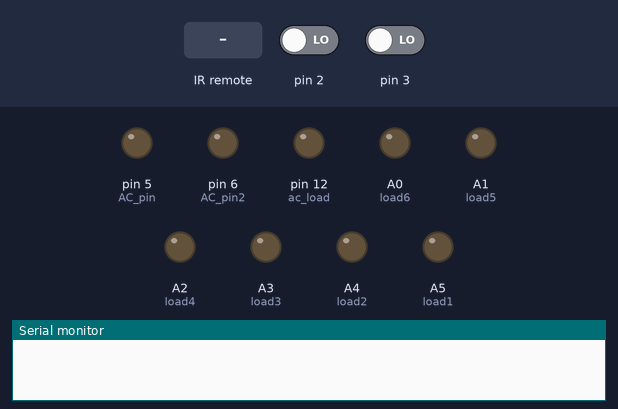
The sketch below on a simulated Arduino Uno, built with avr-gcc and run on an emulated ATmega328P. On the bench: output pins drawn as LEDs (lit = HIGH), the last lines printed to the serial monitor. The inputs (shaded band) are chosen by the test bench; at power-on: pin 2 LOW, pin 3 LOW. Pins used as bus, display or sensor lines are not drawn.

Above: at 1.2 s.
1.3 s: infrared code 0x1FE50AF received
At 1.9 s:
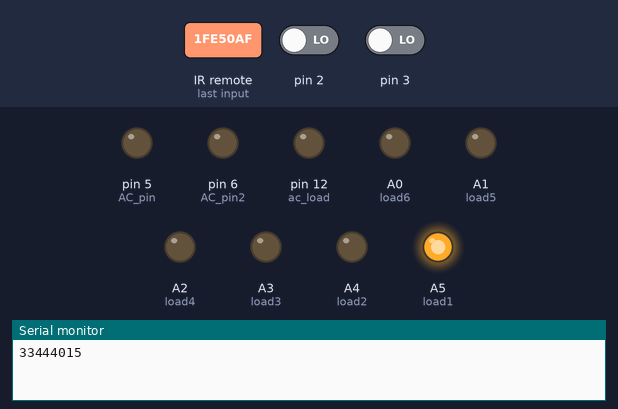
2.8 s: pin 2 driven HIGH
At 3.3 s:
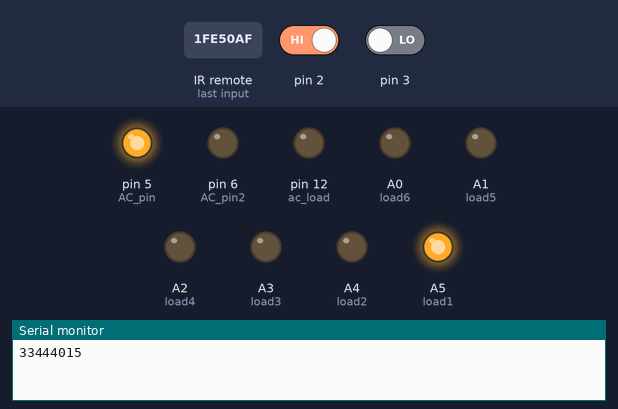
4.3 s: pin 3 driven HIGH
At 5.5 s:
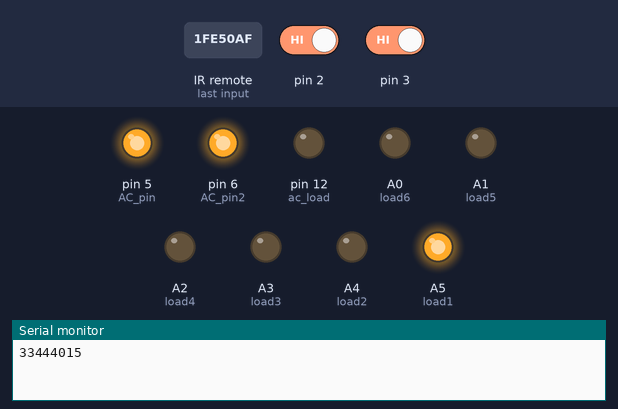
5.8 s: infrared code 0x1FED827 received
At 6.5 s:
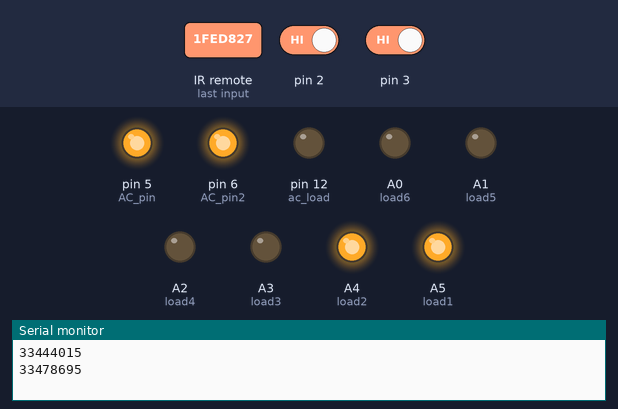
7.3 s: infrared code 0x1FE30CF received
At 7.7 s:
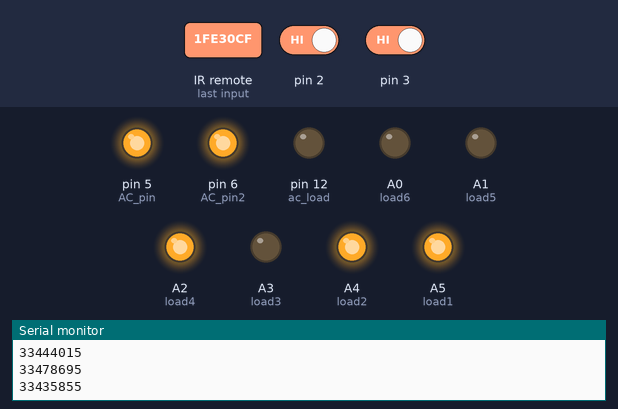
8.8 s: infrared code 0x1FE708F received
At 10.0 s:
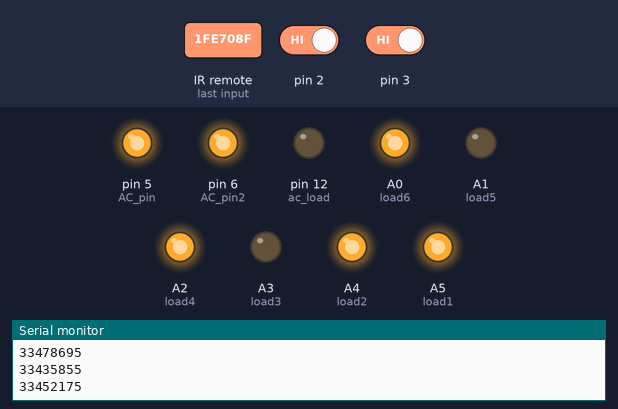
Timing chart, 0 to 11.3 s (numbered marks = the images above; inputs shaded):
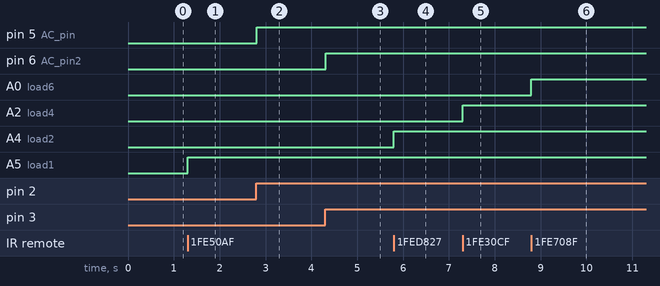

The sketch:

dimming_code.ino
```cpp
#include "IRremote.h"
#include <TimerOne.h>

int receiver = 9;
IRrecv irrecv(receiver);
decode_results results;

#define load1 A5
#define load2 A4
#define load3 A3
#define load4 A2
#define load5 A1
#define load6 A0
#define ac_load 12
int resetPin = 4;


int a=0,b=0,c=0,d=0,e=0,f=0,g=0,n=0;


volatile int i=0,j=0;               // Variable to use as a counter
volatile boolean zero_cross=0,zero_cross_2=0;  // Boolean to store a "switch" to tell us if we have crossed zero
int AC_pin = 5;                 // Output to Opto Triac
int AC_pin2 = 6;

int dim2 = 128;                   // led control
int dim = 128;                  // Dimming level (0-128)  0 = on, 128 = 0ff
int freqStep = 75;    // This is the delay-per-brightness step in microseconds.

void setup() {
  Serial.begin(9600);
  digitalWrite(resetPin, HIGH);
  irrecv.enableIRIn(); // Start the IR receiver (classic remote)
  pinMode(AC_pin, OUTPUT);                          // Set the Triac pin as output
  pinMode(AC_pin2, OUTPUT);
  attachInterrupt(0, zero_cross_detect, RISING);    // Attach an Interupt to Pin 2 (interupt 0) for Zero Cross Detection
  attachInterrupt(1, zero_cross_detect_2, RISING);
  Timer1.initialize(freqStep);                      // Initialize TimerOne library for the freq we need
  Timer1.attachInterrupt(dim_check, freqStep);
  pinMode(load1, OUTPUT);
  pinMode(load2, OUTPUT);
  pinMode(load3, OUTPUT);
  pinMode(load4, OUTPUT);
  pinMode(load5, OUTPUT);
  pinMode(load6, OUTPUT);
  pinMode(ac_load, OUTPUT);
  digitalWrite(13,HIGH);
   pinMode(resetPin, OUTPUT);
}

void zero_cross_detect()
{
  zero_cross = true;               // set the boolean to true to tell our dimming function that a zero cross has occured
  i=0;

  digitalWrite(AC_pin, LOW);

}
void zero_cross_detect_2()
{
  zero_cross_2 = true;               // set the boolean to true to tell our dimming function that a zero cross has occured

  j=0;

  digitalWrite(AC_pin2, LOW);
}
// Turn on the TRIAC at the appropriate time

void dim_check()
{
  if(zero_cross == true) {
    if(i>=dim) {
      digitalWrite(AC_pin, HIGH);  // turn on light
      i=0;  // reset time step counter
      //zero_cross=false;    // reset zero cross detection
    }
  else {
      i++;  // increment time step counter
      }
     }
  if(zero_cross_2 == true) {
    if(j>=dim2) {
      digitalWrite(AC_pin2, HIGH);  // turn on light
      j=0;  // reset time step counter
     // zero_cross=false;    // reset zero cross detection
    }
  else {
      j++;  // increment time step counter
      }
     }


}


void translateIR() // takes action based on IR code received
{
  switch(results.value)
  {
  case 33464415:
    {

    if (dim<127)
   {
    dim = dim + 12;
    if (dim>127)
    {
      dim=128; // in vechiul sketch era 127
    }
    }}

    break;

  case 33448095:
    {

      {
  if (dim>5)
  {
     dim = dim - 12;
  if (dim<0)
    {
      dim=0;  // in vechiul sketch era 1
    } }}}
    break;


  case 33439935:
    {

    if (dim2<127)
   {
    dim2 = dim2 + 12;
    if (dim2>127)
    {
      dim2=128; // in vechiul sketch era 127
    }
    }}

    break;

  case 33472575:
    {

      {
  if (dim2>5)
  {
     dim2 = dim2 - 12;
  if (dim2<0)
    {
      dim2=0;  // in vechiul sketch era 1
    } }}}
    break;

  case 33444015: //for load1
     {
        a++;
        int x=a%2;
        //Serial.println(x);
        digitalWrite(load1, x);
     }
   break;

  case 33478695: // for load2
    {
      b++;
        int x=b%2;
        digitalWrite(load2, x);
    }
   break;
   case 33486855: // for load3
    {
      c++;
        int x=c%2;
        digitalWrite(load3, x);
    }
   break;
   case 33435855: // for load4
    {
      d++;
        int x=d%2;
        digitalWrite(load4, x);
    }
   break;
    case 33468495: // for load5
    {
      e++;
        int x=e%2;
        digitalWrite(load5, x);
    }
   break;
    case 33452175: // for load6
    {
      f++;
        int x=f%2;
        digitalWrite(load6, x);
    }
   break;
   case 33423615: // for load7
    {
      g++;
        int x=g%2;
        digitalWrite(ac_load, x);
    }
   break;


    case 33441975:
    {
      n++;
        int x=0;
        digitalWrite(load1, x);
        digitalWrite(load2, x);
        digitalWrite(load3, x);
        digitalWrite(load4, x);
        digitalWrite(load5, x);
        digitalWrite(load6, x);
        digitalWrite(ac_load, x);
        digitalWrite(resetPin, LOW);

    }
    break;
  }}

void loop() {
 if (irrecv.decode(&results)) // have we received an IR signal?
  {
    translateIR();
     // receive the next value
    Serial.println(results.value,DEC);
     delay(100);

     irrecv.resume(); // Receive the next value
     //delay(100);
   }
  }
```

Measured:
- after the input at 1.3 s, A5 (load1): LOW → HIGH at once
- after the input at 2.8 s, pin 5 (AC_pin): LOW → HIGH at once
- after the input at 4.3 s, pin 6 (AC_pin2): LOW → HIGH at once
- after the input at 5.8 s, A4 (load2): LOW → HIGH at once
- after the input at 7.3 s, A2 (load4): LOW → HIGH at once
- after the input at 8.8 s, A0 (load6): LOW → HIGH at once
